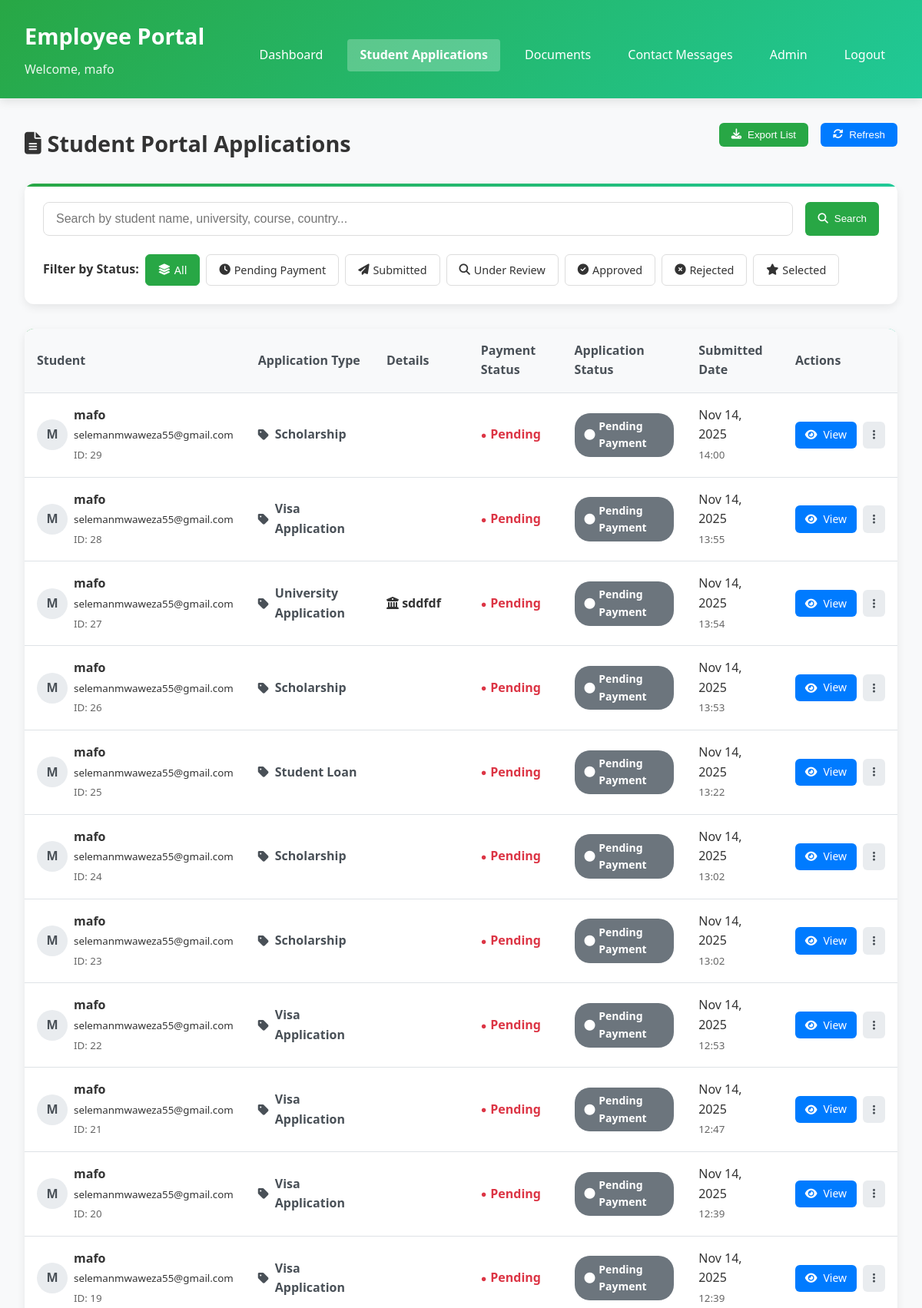
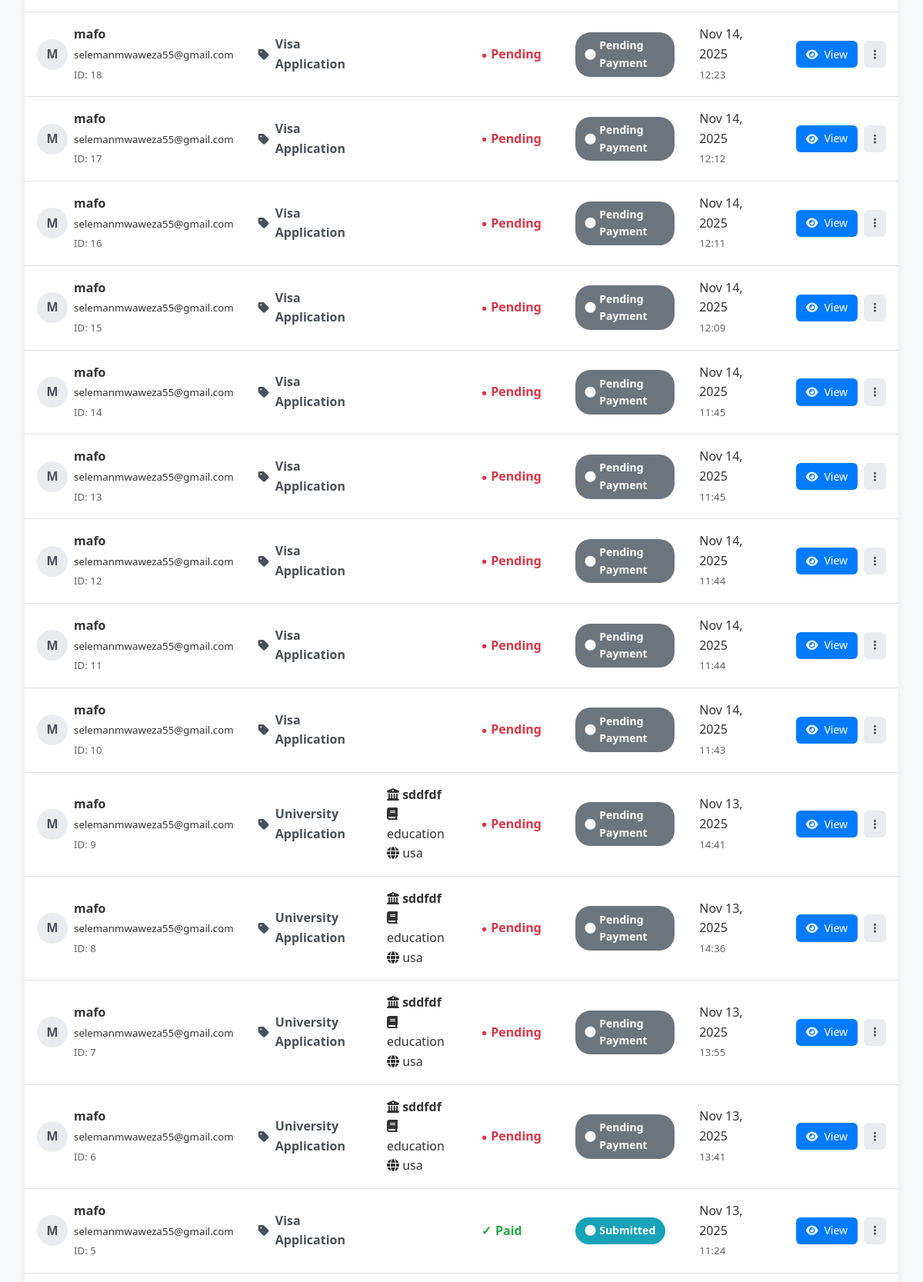
Screenshot of /employee/student-applications/ (signed in, upper part) with the database file from the repository (2 pictures, top to bottom).
### student_portal/models.py (models this page shows, shortened)
class Application(models.Model):
    APPLICATION_STATUS = [
        ('pending_payment', 'Pending Payment'),
        ('submitted', 'Submitted'),
        ('under_review', 'Under Review'),
        ('approved', 'Approved'),
        ('rejected', 'Rejected'),
        ('selected', 'Selected'),
    ]
    APPLICATION_TYPES = [
        ('university', 'University Application'),
        ('visa', 'Visa Application'),
        ('scholarship', 'Scholarship'),
        ('loan', 'Student Loan'),
    ]
    student = models.ForeignKey(User, on_delete=models.CASCADE)
    application_type = models.CharField(max_length=20, choices=APPLICATION_TYPES)
    university_name = models.CharField(max_length=255, blank=True)
    course = models.CharField(max_length=255, blank=True)
    country = models.CharField(max_length=100, blank=True)
    status = models.CharField(max_length=20, choices=APPLICATION_STATUS, default='pending_payment')
    submission_date = models.DateTimeField(auto_now_add=True)
    created_at = models.DateTimeField(auto_now_add=True)
    updated_at = models.DateTimeField(auto_now=True)
    is_paid = models.BooleanField(default=False)
    payment_amount = models.DecimalField(max_digits=10, decimal_places=2, default=5000.00)

### employee/views.py (the view, shortened to what this page needs)
# urls.py: path('student-applications/', views.student_application_list, name='student_application_list'),
@login_required
def student_application_list(request):
    applications = Application.objects.all().order_by('-created_at')
    status_filter = request.GET.get('status')
    if status_filter:
        applications = applications.filter(status=status_filter)
    search_query = request.GET.get('search')
    context = {
        'applications': applications,
        'status_filter': status_filter,
        'search_query': search_query,
    }
    return render(request, 'employee/student_application_list.html', context)

### employee/templates/employee/student_application_list.html (shortened to what this page needs)
<!DOCTYPE html>
<html lang="en">
<head>
    <link rel="stylesheet" href="https://cdnjs.cloudflare.com/ajax/libs/font-awesome/6.4.0/css/all.min.css">
</head>
<body>
    <div class="header">
        <div class="header-content">
            <div>
                <h1>Employee Portal</h1>
                <div class="welcome-text">Welcome, {{ user.get_full_name|default:user.username }}</div>
            </div>
            <nav class="nav-menu">
                <a href="{% url 'employee:employee_dashboard' %}">Dashboard</a>
                <a href="{% url 'employee:student_application_list' %}" class="active">Student Applications</a>
                <a href="{% url 'employee:document_list' %}">Documents</a>
                <a href="{% url 'employee:contact_messages' %}">Contact Messages</a>
                <a href="{% url 'admin:index' %}">Admin</a>
                <a href="{% url 'employee:employee_logout' %}">Logout</a>
            </nav>
        </div>
    </div>
    <div class="container">
        <div class="page-header">
            <h2><i class="fas fa-file-alt"></i> Student Portal Applications</h2>
            <div class="quick-actions">
                <button class="btn btn-success" id="exportBtn">
                    <i class="fas fa-download"></i> Export List
                </button>
                <button class="btn btn-primary" id="refreshBtn">
                    <i class="fas fa-sync-alt"></i> Refresh
                </button>
            </div>
        </div>
        <div class="filters">
            <form method="get" class="search-box">
                <input type="text" name="search" placeholder="Search by student name, university, course, country..." value="{{ search_query|default:'' }}">
                <button type="submit" class="btn btn-success">
                    <i class="fas fa-search"></i> Search
                </button>
            </form>
            <div class="status-filters">
                <strong>Filter by Status:</strong>
                <a href="{% url 'employee:student_application_list' %}" class="status-btn {% if not status_filter %}active{% endif %}">
                    <i class="fas fa-layer-group"></i> All
                </a>
                <a href="?status=pending_payment" class="status-btn {% if status_filter == 'pending_payment' %}active{% endif %}">
                    <i class="fas fa-clock"></i> Pending Payment
                </a>
                <a href="?status=submitted" class="status-btn {% if status_filter == 'submitted' %}active{% endif %}">
                    <i class="fas fa-paper-plane"></i> Submitted
                </a>
                <a href="?status=under_review" class="status-btn {% if status_filter == 'under_review' %}active{% endif %}">
                    <i class="fas fa-search"></i> Under Review
                </a>
                <a href="?status=approved" class="status-btn {% if status_filter == 'approved' %}active{% endif %}">
                    <i class="fas fa-check-circle"></i> Approved
                </a>
                <a href="?status=rejected" class="status-btn {% if status_filter == 'rejected' %}active{% endif %}">
                    <i class="fas fa-times-circle"></i> Rejected
                </a>
                <a href="?status=selected" class="status-btn {% if status_filter == 'selected' %}active{% endif %}">
                    <i class="fas fa-star"></i> Selected
                </a>
            </div>
        </div>
        <div class="table-container">
            {% if applications %}
            <table>
                <thead>
                    <tr>
                        <th>Student</th>
                        <th>Application Type</th>
                        <th>Details</th>
                        <th>Payment Status</th>
                        <th>Application Status</th>
                        <th>Submitted Date</th>
                        <th>Actions</th>
                    </tr>
                </thead>
                <tbody>
                    {% for app in applications %}
                    <tr>
                        <td>
                            <div style="display: flex; align-items: center; gap: 0.5rem;">
                                <div style="width: 40px; height: 40px; background: #e9ecef; border-radius: 50%; display: flex; align-items: center; justify-content: center; color: #495057; font-weight: bold;">
                                    {{ app.student.get_full_name|default:app.student.username|slice:":1"|upper }}
                                </div>
                                <div>
                                    <strong>{{ app.student.get_full_name|default:app.student.username }}</strong><br>
                                    <small>{{ app.student.email }}</small><br>
                                    <small style="color: #666;">ID: {{ app.id }}</small>
                                </div>
                            </div>
                        </td>
                        <td>
                            <span class="application-type">
                                <i class="fas fa-tag"></i> {{ app.get_application_type_display }}
                            </span>
                        </td>
                        <td>
                            {% if app.university_name %}
                                <div><i class="fas fa-university"></i> <strong>{{ app.university_name }}</strong></div>
                            {% endif %}
                            {% if app.course %}
                                <div><i class="fas fa-book"></i> {{ app.course }}</div>
                            {% endif %}
                            {% if app.country %}
                                <div><i class="fas fa-globe"></i> {{ app.country }}</div>
                            {% endif %}
                        </td>
                        <td>
                            {% if app.is_paid %}
                                <span class="payment-paid">Paid</span>
                            {% else %}
                                <span class="payment-pending">Pending</span>
                            {% endif %}
                        </td>
                        <td>
                            <span class="status-badge status-{{ app.status }}">
                                <i class="fas fa-circle"></i> {{ app.get_status_display }}
                            </span>
                        </td>
                        <td>
                            <div>{{ app.created_at|date:"M d, Y" }}</div>
                            <small style="color: #666;">{{ app.created_at|date:"H:i" }}</small>
                        </td>
                        <td>
                            <div class="action-buttons">
                                <a href="{% url 'employee:student_application_detail' app.id %}" class="btn btn-primary btn-sm">
                                    <i class="fas fa-eye"></i> View
                                </a>
                                <a href="#" class="btn btn-sm" style="background: #e9ecef; color: #495057;">
                                    <i class="fas fa-ellipsis-v"></i>
                                </a>
                            </div>
                        </td>
                    </tr>
                    {% endfor %}
                </tbody>
            </table>
            {% endif %}
        </div>
    </div>
</body>
</html>

### employee/templates/employee/student_application_list.html (style rules this page uses)
* { margin: 0; padding: 0; box-sizing: border-box; }
body { font-family: 'Segoe UI', Tahoma, Geneva, Verdana, sans-serif; background-color: #f8f9fa; line-height: 1.6; color: #333; }
.header { background: linear-gradient(135deg, #28a745, #20c997); color: white; padding: 1.5rem 2rem; box-shadow: 0 4px 12px rgba(0,0,0,0.1); }
.header-content { display: flex; justify-content: space-between; align-items: center; flex-wrap: wrap; }
.header h1 { font-size: 1.8rem; margin-bottom: 0.5rem; }
.welcome-text { font-size: 1rem; opacity: 0.9; }
.nav-menu { display: flex; gap: 1rem; margin-top: 1rem; flex-wrap: wrap; }
.nav-menu a { color: white; text-decoration: none; padding: 0.5rem 1rem; border-radius: 4px; transition: all 0.3s ease; font-weight: 500; }
.nav-menu a.active { background: rgba(255,255,255,0.25); font-weight: bold; }
.container { max-width: 1400px; margin: 2rem auto; padding: 0 2rem; }
.page-header { display: flex; justify-content: space-between; align-items: center; margin-bottom: 1.5rem; flex-wrap: wrap; }
.page-header h2 { color: #333; font-size: 1.8rem; display: flex; align-items: center; gap: 0.5rem; }
.filters { background: white; padding: 1.5rem; border-radius: 12px; margin-bottom: 2rem; box-shadow: 0 4px 12px rgba(0,0,0,0.08); position: relative; overflow: hidden; }
.filters::before { content: ''; position: absolute; top: 0; left: 0; width: 100%; height: 4px; background: linear-gradient(90deg, #28a745, #20c997); }
.search-box { display: flex; gap: 1rem; margin-bottom: 1.5rem; flex-wrap: wrap; }
.search-box input { flex: 1; padding: 0.75rem 1rem; border: 1px solid #ddd; border-radius: 8px; font-size: 1rem; transition: border-color 0.3s; min-width: 250px; }
.status-filters { display: flex; gap: 0.5rem; flex-wrap: wrap; align-items: center; }
.status-btn { padding: 0.5rem 1rem; border: 1px solid #ddd; border-radius: 6px; background: white; cursor: pointer; text-decoration: none; color: #333; transition: all 0.3s ease; font-size: 0.9rem; display: flex; align-items: center; gap: 0.3rem; }
.status-btn.active { background: #28a745; color: white; border-color: #28a745; }
.table-container { background: white; border-radius: 12px; overflow: hidden; box-shadow: 0 4px 12px rgba(0,0,0,0.08); margin-bottom: 2rem; position: relative; }
.table-container::before { content: ''; position: absolute; top: 0; left: 0; width: 100%; height: 4px; background: linear-gradient(90deg, #28a745, #20c997); }
table { width: 100%; border-collapse: collapse; }
th, td { padding: 1rem; text-align: left; border-bottom: 1px solid #dee2e6; }
th { background: #f8f9fa; font-weight: bold; color: #495057; position: sticky; top: 0; }
tr { transition: background-color 0.2s ease; }
.status-badge { padding: 0.4rem 0.8rem; border-radius: 20px; font-size: 0.875rem; font-weight: bold; display: inline-flex; align-items: center; gap: 0.3rem; }
.status-pending_payment { background: #6c757d; color: white; }
.status-submitted { background: #17a2b8; color: white; }
.btn { padding: 0.5rem 1rem; border-radius: 6px; text-decoration: none; display: inline-flex; align-items: center; gap: 0.5rem; border: none; cursor: pointer; font-weight: 500; transition: all 0.3s ease; }
.btn-primary { background: #007bff; color: white; }
.btn-success { background: #28a745; color: white; }
.btn-sm { padding: 0.4rem 0.8rem; font-size: 0.875rem; }
.application-type { font-weight: bold; color: #495057; display: flex; align-items: center; gap: 0.5rem; }
.payment-paid { color: #28a745; font-weight: bold; display: flex; align-items: center; gap: 0.3rem; }
.payment-paid::before { content: "✓"; font-weight: bold; }
.payment-pending { color: #dc3545; font-weight: bold; display: flex; align-items: center; gap: 0.3rem; }
.payment-pending::before { content: "●"; font-size: 0.8rem; }
.action-buttons { display: flex; gap: 0.5rem; }
.quick-actions { display: flex; gap: 1rem; margin-bottom: 1.5rem; flex-wrap: wrap; }

### rows the page displays
Application: student.get_full_name "M", student.get_full_name "mafo", student.email "selemanmwaweza55@gmail.com", id "29", application_type "Scholarship", is_paid "Pending", status "Pending Payment", created_at "Nov 14, 2025", created_at "14:00"
Application: student.get_full_name "M", student.get_full_name "mafo", student.email "selemanmwaweza55@gmail.com", id "28", application_type "Visa Application", is_paid "Pending", status "Pending Payment", created_at "Nov 14, 2025", created_at "13:55"
Application: student.get_full_name "M", student.get_full_name "mafo", student.email "selemanmwaweza55@gmail.com", id "27", application_type "University Application", university_name "sddfdf", is_paid "Pending", status "Pending Payment", created_at "Nov 14, 2025", created_at "13:54"
Application: student.get_full_name "M", student.get_full_name "mafo", student.email "selemanmwaweza55@gmail.com", id "26", application_type "Scholarship", is_paid "Pending", status "Pending Payment", created_at "Nov 14, 2025", created_at "13:53"
Application: student.get_full_name "M", student.get_full_name "mafo", student.email "selemanmwaweza55@gmail.com", id "25", application_type "Student Loan", is_paid "Pending", status "Pending Payment", created_at "Nov 14, 2025", created_at "13:22"
Application: student.get_full_name "M", student.get_full_name "mafo", student.email "selemanmwaweza55@gmail.com", id "24", application_type "Scholarship", is_paid "Pending", status "Pending Payment", created_at "Nov 14, 2025", created_at "13:02"
Application: student.get_full_name "M", student.get_full_name "mafo", student.email "selemanmwaweza55@gmail.com", id "23", application_type "Scholarship", is_paid "Pending", status "Pending Payment", created_at "Nov 14, 2025", created_at "13:02"
Application: student.get_full_name "M", student.get_full_name "mafo", student.email "selemanmwaweza55@gmail.com", id "22", application_type "Visa Application", is_paid "Pending", status "Pending Payment", created_at "Nov 14, 2025", created_at "12:53"
Application: student.get_full_name "M", student.get_full_name "mafo", student.email "selemanmwaweza55@gmail.com", id "21", application_type "Visa Application", is_paid "Pending", status "Pending Payment", created_at "Nov 14, 2025", created_at "12:47"
Application: student.get_full_name "M", student.get_full_name "mafo", student.email "selemanmwaweza55@gmail.com", id "20", application_type "Visa Application", is_paid "Pending", status "Pending Payment", created_at "Nov 14, 2025", created_at "12:39"
Application: student.get_full_name "M", student.get_full_name "mafo", student.email "selemanmwaweza55@gmail.com", id "19", application_type "Visa Application", is_paid "Pending", status "Pending Payment", created_at "Nov 14, 2025", created_at "12:39"
Application: student.get_full_name "M", student.get_full_name "mafo", student.email "selemanmwaweza55@gmail.com", id "18", application_type "Visa Application", is_paid "Pending", status "Pending Payment", created_at "Nov 14, 2025", created_at "12:23"
Application: student.get_full_name "M", student.get_full_name "mafo", student.email "selemanmwaweza55@gmail.com", id "17", application_type "Visa Application", is_paid "Pending", status "Pending Payment", created_at "Nov 14, 2025", created_at "12:12"
Application: student.get_full_name "M", student.get_full_name "mafo", student.email "selemanmwaweza55@gmail.com", id "16", application_type "Visa Application", is_paid "Pending", status "Pending Payment", created_at "Nov 14, 2025", created_at "12:11"
Application: student.get_full_name "M", student.get_full_name "mafo", student.email "selemanmwaweza55@gmail.com", id "15", application_type "Visa Application", is_paid "Pending", status "Pending Payment", created_at "Nov 14, 2025", created_at "12:09"
Application: student.get_full_name "M", student.get_full_name "mafo", student.email "selemanmwaweza55@gmail.com", id "14", application_type "Visa Application", is_paid "Pending", status "Pending Payment", created_at "Nov 14, 2025", created_at "11:45"
Application: student.get_full_name "M", student.get_full_name "mafo", student.email "selemanmwaweza55@gmail.com", id "13", application_type "Visa Application", is_paid "Pending", status "Pending Payment", created_at "Nov 14, 2025", created_at "11:45"
Application: student.get_full_name "M", student.get_full_name "mafo", student.email "selemanmwaweza55@gmail.com", id "12", application_type "Visa Application", is_paid "Pending", status "Pending Payment", created_at "Nov 14, 2025", created_at "11:44"
Application: student.get_full_name "M", student.get_full_name "mafo", student.email "selemanmwaweza55@gmail.com", id "11", application_type "Visa Application", is_paid "Pending", status "Pending Payment", created_at "Nov 14, 2025", created_at "11:44"
Application: student.get_full_name "M", student.get_full_name "mafo", student.email "selemanmwaweza55@gmail.com", id "10", application_type "Visa Application", is_paid "Pending", status "Pending Payment", created_at "Nov 14, 2025", created_at "11:43"
Application: student.get_full_name "M", student.get_full_name "mafo", student.email "selemanmwaweza55@gmail.com", id "9", application_type "University Application", university_name "sddfdf", course "education", country "usa", is_paid "Pending", status "Pending Payment", created_at "Nov 13, 2025", created_at "14:41"
Application: student.get_full_name "M", student.get_full_name "mafo", student.email "selemanmwaweza55@gmail.com", id "8", application_type "University Application", university_name "sddfdf", course "education", country "usa", is_paid "Pending", status "Pending Payment", created_at "Nov 13, 2025", created_at "14:36"
Application: student.get_full_name "M", student.get_full_name "mafo", student.email "selemanmwaweza55@gmail.com", id "7", application_type "University Application", university_name "sddfdf", course "education", country "usa", is_paid "Pending", status "Pending Payment", created_at "Nov 13, 2025", created_at "13:55"
Application: student.get_full_name "M", student.get_full_name "mafo", student.email "selemanmwaweza55@gmail.com", id "6", application_type "University Application", university_name "sddfdf", course "education", country "usa", is_paid "Pending", status "Pending Payment", created_at "Nov 13, 2025", created_at "13:41"
Application: student.get_full_name "M", student.get_full_name "mafo", student.email "selemanmwaweza55@gmail.com", id "5", application_type "Visa Application", is_paid "Paid", status "Submitted", created_at "Nov 13, 2025", created_at "11:24"

### other values shown
{{ user.get_full_name|default:user.username }} "mafo"
